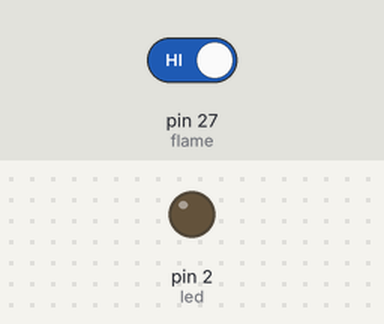
The program below on a simulated MicroPython board. Parts: output pins drawn as LEDs (lit = HIGH). Inputs (shaded band) come from the test bench; at power-on: pin 27 (flame) HIGH.

Above: at 1.2 s.
1.3 s: pin 27 (flame) driven LOW
At 1.9 s:
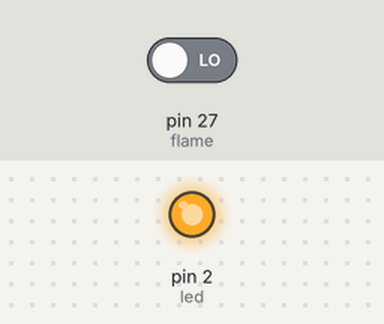
2.8 s: pin 27 (flame) driven HIGH
At 4.2 s:
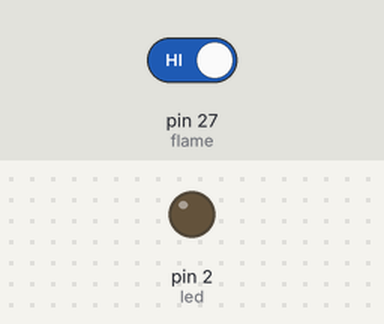
Timing chart, 0 to 5.8 s (numbered marks = the images above; inputs shaded):
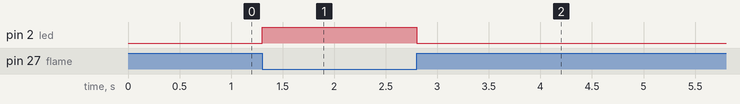

The program:

sensor__simple__micropythoncrotesting.py
```python
import machine, time, gc, micropython, esp
from machine import Pin,ADC
from time import sleep


flame = machine.Pin(27,machine.Pin.IN)   # Flame sensor
led=Pin(2,Pin.OUT)

while True:
        #mutex.acquire()
        if flame.value() == 0:
            led.value(1)
        else:
            led.value(0)
```

Measured:
- after the input at 1.3 s, pin 2 (led): LOW → HIGH at once
- after the input at 2.8 s, pin 2 (led): HIGH → LOW at once
